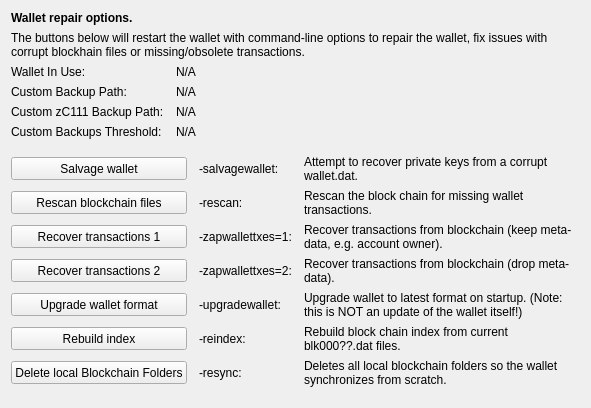
     <widget class="QWidget" name="tab_repair">
      <attribute name="title">
       <string>&amp;Wallet Repair</string>
      </attribute>
      <layout class="QGridLayout" name="gridLayout_4" columnstretch="0,0,0,0">
       <property name="horizontalSpacing">
        <number>12</number>
       </property>
       <item row="0" column="0" colspan="4">
        <widget class="QLabel" name="label_repair_header">
         <property name="font">
          <font>
           <weight>75</weight>
           <bold>true</bold>
          </font>
         </property>
         <property name="text">
          <string>Wallet repair options.</string>
         </property>
        </widget>
       </item>
       <item row="1" column="0" colspan="4">
        <widget class="QLabel" name="label_repair_helptext">
         <property name="font">
          <font>
           <weight>50</weight>
           <bold>false</bold>
          </font>
         </property>
         <property name="text">
          <string>The buttons below will restart the wallet with command-line options to repair the wallet, fix issues with corrupt blockhain files or missing/obsolete transactions.</string>
         </property>
         <property name="wordWrap">
          <bool>true</bool>
         </property>
        </widget>
       </item>
       <item row="2" column="0">
        <widget class="QLabel" name="wallet_path_label">
         <property name="text">
          <string>Wallet In Use:</string>
         </property>
        </widget>
       </item>
       <item row="2" column="1" colspan="3">
        <widget class="QLabel" name="wallet_path">
         <property name="cursor">
          <cursorShape>IBeamCursor</cursorShape>
         </property>
         <property name="text">
          <string>N/A</string>
         </property>
         <property name="textFormat">
          <enum>Qt::PlainText</enum>
         </property>
         <property name="textInteractionFlags">
          <set>Qt::LinksAccessibleByMouse|Qt::TextSelectableByKeyboard|Qt::TextSelectableByMouse</set>
         </property>
        </widget>
       </item>
       <item row="3" column="0">
        <widget class="QLabel" name="wallet_custombackuppath_label">
         <property name="visible">
          <bool>false</bool>
         </property>
         <property name="text">
          <string>Custom Backup Path:</string>
         </property>
        </widget>
       </item>
       <item row="3" column="1" colspan="3">
        <widget class="QLabel" name="wallet_custombackuppath">
         <property name="cursor">
          <cursorShape>IBeamCursor</cursorShape>
         </property>
         <property name="visible">
          <bool>false</bool>
         </property>
         <property name="text">
          <string>N/A</string>
         </property>
         <property name="textFormat">
          <enum>Qt::PlainText</enum>
         </property>
         <property name="textInteractionFlags">
          <set>Qt::LinksAccessibleByMouse|Qt::TextSelectableByKeyboard|Qt::TextSelectableByMouse</set>
         </property>
        </widget>
       </item>
       <item row="4" column="0">
        <widget class="QLabel" name="wallet_customzc111backuppath_label">
         <property name="visible">
          <bool>false</bool>
         </property>
         <property name="text">
          <string>Custom zC111 Backup Path:</string>
         </property>
        </widget>
       </item>
       <item row="4" column="1" colspan="3">
        <widget class="QLabel" name="wallet_customzc111backuppath">
         <property name="cursor">
          <cursorShape>IBeamCursor</cursorShape>
         </property>
         <property name="visible">
          <bool>false</bool>
         </property>
         <property name="text">
          <string>N/A</string>
         </property>
         <property name="textFormat">
          <enum>Qt::PlainText</enum>
         </property>
         <property name="textInteractionFlags">
          <set>Qt::LinksAccessibleByMouse|Qt::TextSelectableByKeyboard|Qt::TextSelectableByMouse</set>
         </property>
        </widget>
       </item>
       <item row="5" column="0">
        <widget class="QLabel" name="wallet_custombackupthreshold_label">
         <property name="visible">
          <bool>false</bool>
         </property>
         <property name="text">
          <string>Custom Backups Threshold:</string>
         </property>
        </widget>
       </item>
       <item row="5" column="1" colspan="3">
        <widget class="QLabel" name="wallet_custombackupthreshold">
         <property name="cursor">
          <cursorShape>IBeamCursor</cursorShape>
         </property>
         <property name="visible">
          <bool>false</bool>
         </property>
         <property name="text">
          <string>N/A</string>
         </property>
         <property name="textFormat">
          <enum>Qt::PlainText</enum>
         </property>
         <property name="textInteractionFlags">
          <set>Qt::LinksAccessibleByMouse|Qt::TextSelectableByKeyboard|Qt::TextSelectableByMouse</set>
         </property>
        </widget>
       </item>
       <item row="6" column="0">
        <spacer name="verticalSpacer_repair1">
         <property name="orientation">
          <enum>Qt::Vertical</enum>
         </property>
         <property name="sizeHint" stdset="0">
          <size>
           <width>10</width>
           <height>10</height>
          </size>
         </property>
        </spacer>
       </item>
       <item row="7" column="0" colspan="2">
        <widget class="QPushButton" name="btn_salvagewallet">
         <property name="minimumSize">
          <size>
           <width>100</width>
           <height>23</height>
          </size>
         </property>
         <property name="text">
          <string>Salvage wallet</string>
         </property>
        </widget>
       </item>
       <item row="7" column="2">
        <widget class="QLabel" name="label_repair_salvage_command">
         <property name="text">
          <string notr="true">-salvagewallet:</string>
         </property>
        </widget>
       </item>
       <item row="7" column="3">
        <widget class="QLabel" name="label_repair_salvage">
         <property name="text">
          <string>Attempt to recover private keys from a corrupt wallet.dat.</string>
         </property>
         <property name="wordWrap">
          <bool>true</bool>
         </property>
        </widget>
       </item>
       <item row="8" column="0" colspan="2">
        <widget class="QPushButton" name="btn_rescan">
         <property name="minimumSize">
          <size>
           <width>100</width>
           <height>23</height>
          </size>
         </property>
         <property name="text">
          <string>Rescan blockchain files</string>
         </property>
        </widget>
       </item>
       <item row="8" column="2">
        <widget class="QLabel" name="label_repair_rescan_command">
         <property name="text">
          <string notr="true">-rescan:</string>
         </property>
        </widget>
       </item>
       <item row="8" column="3">
        <widget class="QLabel" name="label_repair_rescan">
         <property name="text">
          <string>Rescan the block chain for missing wallet transactions.</string>
         </property>
         <property name="wordWrap">
          <bool>true</bool>
         </property>
        </widget>
       </item>
       <item row="9" column="0" colspan="2">
        <widget class="QPushButton" name="btn_zapwallettxes1">
         <property name="minimumSize">
          <size>
           <width>100</width>
           <height>23</height>
          </size>
         </property>
         <property name="text">
          <string>Recover transactions 1</string>
         </property>
        </widget>
       </item>
       <item row="9" column="2">
        <widget class="QLabel" name="label_repair_zap1_command">
         <property name="text">
          <string notr="true">-zapwallettxes=1:</string>
         </property>
        </widget>
       </item>
       <item row="9" column="3">
        <widget class="QLabel" name="label_repair_zap1">
         <property name="text">
          <string>Recover transactions from blockchain (keep meta-data, e.g. account owner).</string>
         </property>
         <property name="wordWrap">
          <bool>true</bool>
         </property>
        </widget>
       </item>
       <item row="10" column="0" colspan="2">
        <widget class="QPushButton" name="btn_zapwallettxes2">
         <property name="minimumSize">
          <size>
           <width>100</width>
           <height>23</height>
          </size>
         </property>
         <property name="text">
          <string>Recover transactions 2</string>
         </property>
        </widget>
       </item>
       <item row="10" column="2">
        <widget class="QLabel" name="label_repair_zap2_command">
         <property name="text">
          <string notr="true">-zapwallettxes=2:</string>
         </property>
        </widget>
       </item>
       <item row="10" column="3">
        <widget class="QLabel" name="label_repair_zap2">
         <property name="text">
          <string>Recover transactions from blockchain (drop meta-data).</string>
         </property>
         <property name="wordWrap">
          <bool>true</bool>
         </property>
        </widget>
       </item>
       <item row="11" column="0" colspan="2">
        <widget class="QPushButton" name="btn_upgradewallet">
         <property name="minimumSize">
          <size>
           <width>100</width>
           <height>23</height>
          </size>
         </property>
         <property name="text">
          <string>Upgrade wallet format</string>
         </property>
        </widget>
       </item>
       <item row="11" column="2">
        <widget class="QLabel" name="label_repair_upgrade_command">
         <property name="text">
          <string notr="true">-upgradewallet:</string>
         </property>
        </widget>
       </item>
       <item row="11" column="3">
        <widget class="QLabel" name="label_repair_upgrade">
         <property name="text">
          <string>Upgrade wallet to latest format on startup. (Note: this is NOT an update of the wallet itself!)</string>
         </property>
         <property name="wordWrap">
          <bool>true</bool>
         </property>
        </widget>
       </item>
       <item row="12" column="0" colspan="2">
        <widget class="QPushButton" name="btn_reindex">
         <property name="minimumSize">
          <size>
           <width>100</width>
           <height>23</height>
          </size>
         </property>
         <property name="text">
          <string>Rebuild index</string>
         </property>
        </widget>
       </item>
       <item row="12" column="2">
        <widget class="QLabel" name="label_repair_reindex_command">
         <property name="text">
          <string notr="true">-reindex:</string>
         </property>
        </widget>
       </item>
       <item row="12" column="3">
        <widget class="QLabel" name="label_repair_reindex">
         <property name="text">
          <string>Rebuild block chain index from current blk000??.dat files.</string>
         </property>
         <property name="wordWrap">
          <bool>true</bool>
         </property>
        </widget>
       </item>
       <item row="13" column="0" colspan="2">
        <widget class="QPushButton" name="btn_resync">
         <property name="minimumSize">
          <size>
           <width>100</width>
           <height>23</height>
          </size>
         </property>
         <property name="text">
          <string>Delete local Blockchain Folders</string>
         </property>
        </widget>
       </item>
       <item row="13" column="2">
        <widget class="QLabel" name="label_repair_resync_command">
         <property name="text">
          <string>-resync:</string>
         </property>
        </widget>
       </item>
       <item row="13" column="3">
        <widget class="QLabel" name="label_repair_resync">
         <property name="text">
          <string>Deletes all local blockchain folders so the wallet synchronizes from scratch.</string>
         </property>
         <property name="wordWrap">
          <bool>true</bool>
         </property>
        </widget>
       </item>
       <item row="14" column="0">
        <spacer name="verticalSpacer_repair2">
         <property name="orientation">
          <enum>Qt::Vertical</enum>
         </property>
         <property name="sizeHint" stdset="0">
          <size>
           <width>20</width>
           <height>10</height>
          </size>
         </property>
        </spacer>
       </item>
      </layout>
     </widget>
